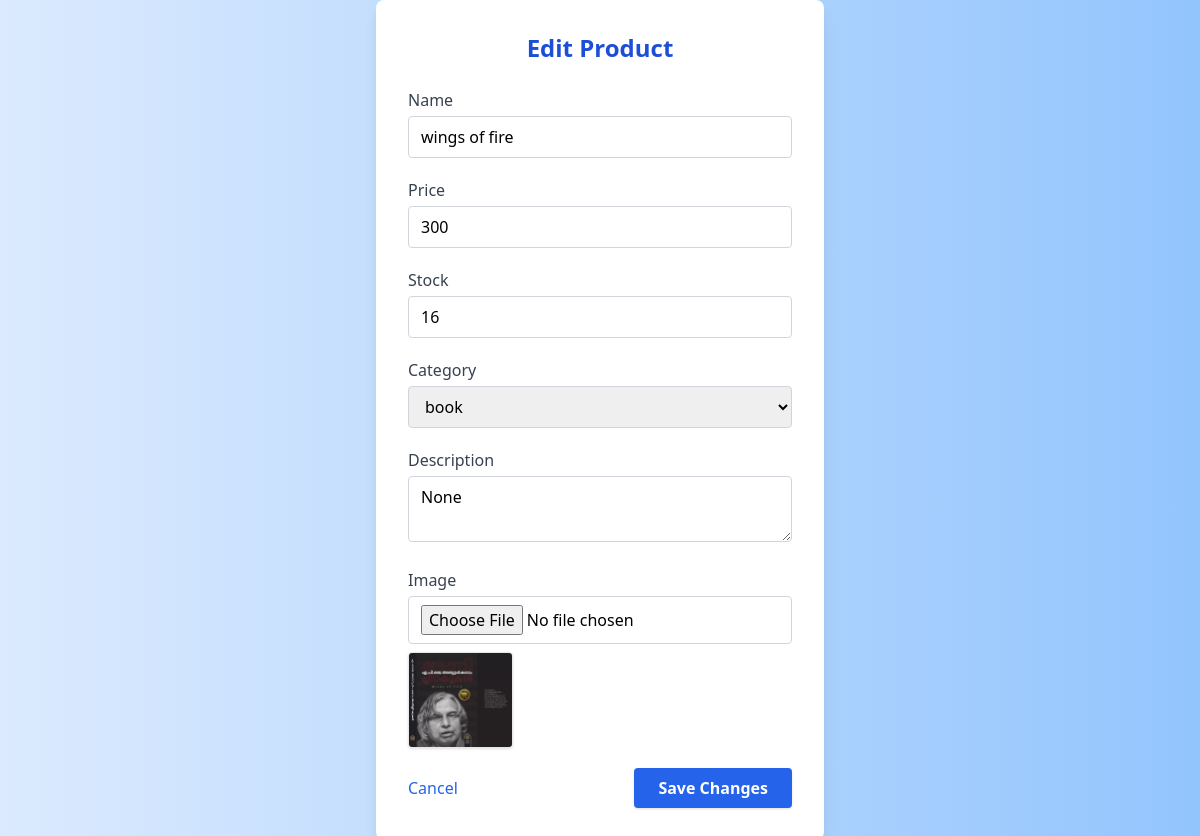
/edit-product/17/, run on the app's committed database.
### client_app/models.py (models this page shows, shortened)
class Product(models.Model):
    name = models.CharField(max_length=100, null=True)
    price = models.IntegerField(null=True)
    stock = models.IntegerField(null=True)
    product_image = models.ImageField(upload_to='media/', null=True)
    categ = models.ForeignKey('Category', on_delete=models.CASCADE, null=True, related_name='products')
    description = models.TextField(null=True, blank=True)

class Category(models.Model):
    name = models.CharField(max_length=100, null=True)
    description = models.TextField(null=True, blank=True)

### client_app/views.py (the view, shortened to what this page needs)
# urls.py: path('edit-product/<int:product_id>/', views.edit_product, name='edit_product'),
def edit_product(request, product_id):
    product_obj = get_object_or_404(Product, id=product_id)
    categories = Category.objects.all()
    return render(request, 'edit_product.html', {'product': product_obj, 'categories': categories})

### client_app/templates/edit_product.html (shortened to what this page needs)
<!DOCTYPE html>
<html lang="en">
<head>
  <script src="https://cdn.tailwindcss.com"></script>
</head>
<body class="bg-gradient-to-r from-blue-100 to-blue-300 min-h-screen flex items-center justify-center">
  <div class="bg-white rounded-lg shadow-lg p-8 w-full max-w-md">
    <h2 class="text-2xl font-bold text-blue-700 mb-6 text-center">Edit Product</h2>
    <form method="post" enctype="multipart/form-data" class="space-y-5">
      <div>
        <label class="block text-gray-700 mb-1 font-medium">Name</label>
        <input type="text" name="name" value="{{ product.name }}" required class="w-full border border-gray-300 rounded px-3 py-2 focus:outline-none focus:ring-2 focus:ring-blue-400"/>
      </div>
      <div>
        <label class="block text-gray-700 mb-1 font-medium">Price</label>
        <input type="number" name="price" value="{{ product.price }}" step="0.01" required class="w-full border border-gray-300 rounded px-3 py-2 focus:outline-none focus:ring-2 focus:ring-blue-400"/>
      </div>
      <div>
        <label class="block text-gray-700 mb-1 font-medium">Stock</label>
        <input type="number" name="stock" value="{{ product.stock }}" required class="w-full border border-gray-300 rounded px-3 py-2 focus:outline-none focus:ring-2 focus:ring-blue-400"/>
      </div>
      <div>
        <label class="block text-gray-700 mb-1 font-medium">Category</label>
        <select name="categ" required class="w-full border border-gray-300 rounded px-3 py-2 focus:outline-none focus:ring-2 focus:ring-blue-400">
          {% for cat in categories %}
            <option value="{{ cat.id }}" {% if product.categ.id == cat.id %}selected{% endif %}>{{ cat.name }}</option>
          {% endfor %}
        </select>
      </div>
      <div>
        <label class="block text-gray-700 mb-1 font-medium">Description</label>
        <textarea name="description" required class="w-full border border-gray-300 rounded px-3 py-2 focus:outline-none focus:ring-2 focus:ring-blue-400">{{ product.description }}</textarea>
      </div>
      <div>
        <label class="block text-gray-700 mb-1 font-medium">Image</label>
        <input type="file" name="image" class="w-full border border-gray-300 rounded px-3 py-2"/>
        {% if product.product_image %}
          <img src="{{ product.product_image.url }}" alt="Current Image" class="mt-2 h-24 rounded shadow border"/>
        {% endif %}
      </div>
      <div class="flex justify-between items-center mt-6">
        <a href="{% url 'dashboard' %}" class="text-blue-600 hover:underline">Cancel</a>
        <button type="submit" class="bg-blue-600 text-white px-6 py-2 rounded hover:bg-blue-700 font-semibold shadow">Save Changes</button>
      </div>
    </form>
  </div>
</body>
</html>

### data on the page
Product: name "wings of fire", price "300", stock "16", categ "book", description "None", product_image (picture)
